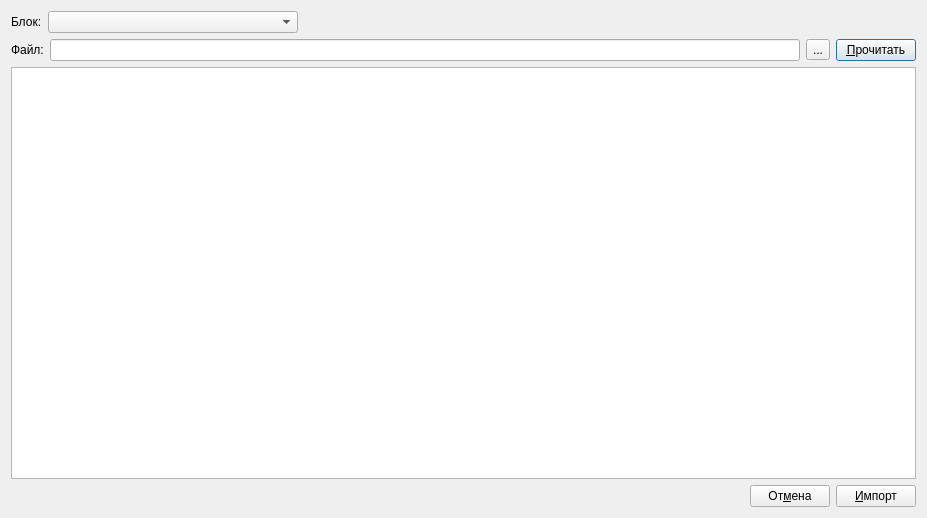
<?xml version="1.0" encoding="UTF-8"?>
<ui version="4.0">
 <class>ImportDialog</class>
 <widget class="QDialog" name="ImportDialog">
  <property name="geometry">
   <rect>
    <x>0</x>
    <y>0</y>
    <width>927</width>
    <height>518</height>
   </rect>
  </property>
  <property name="windowTitle">
   <string>Dialog</string>
  </property>
  <layout class="QVBoxLayout" name="verticalLayout">
   <item>
    <layout class="QHBoxLayout" name="horizontalLayout">
     <item>
      <widget class="QLabel" name="unitLabel">
       <property name="text">
        <string>Блок:</string>
       </property>
      </widget>
     </item>
     <item>
      <widget class="QComboBox" name="unitBox">
       <property name="minimumSize">
        <size>
         <width>250</width>
         <height>0</height>
        </size>
       </property>
      </widget>
     </item>
     <item>
      <spacer name="unitSpacer">
       <property name="orientation">
        <enum>Qt::Horizontal</enum>
       </property>
       <property name="sizeHint" stdset="0">
        <size>
         <width>40</width>
         <height>20</height>
        </size>
       </property>
      </spacer>
     </item>
    </layout>
   </item>
   <item>
    <layout class="QHBoxLayout" name="horizontalLayout_2">
     <item>
      <widget class="QLabel" name="fileLabel">
       <property name="text">
        <string>Файл:</string>
       </property>
      </widget>
     </item>
     <item>
      <widget class="QLineEdit" name="fileEdit"/>
     </item>
     <item>
      <widget class="QToolButton" name="fileButton">
       <property name="text">
        <string>...</string>
       </property>
      </widget>
     </item>
     <item>
      <widget class="QPushButton" name="readButton">
       <property name="text">
        <string>&amp;Прочитать</string>
       </property>
      </widget>
     </item>
    </layout>
   </item>
   <item>
    <widget class="QTableWidget" name="table"/>
   </item>
   <item>
    <layout class="QHBoxLayout" name="horizontalLayout_3">
     <item>
      <spacer name="horizontalSpacer">
       <property name="orientation">
        <enum>Qt::Horizontal</enum>
       </property>
       <property name="sizeHint" stdset="0">
        <size>
         <width>40</width>
         <height>20</height>
        </size>
       </property>
      </spacer>
     </item>
     <item>
      <widget class="QPushButton" name="cancelButton">
       <property name="text">
        <string>От&amp;мена</string>
       </property>
      </widget>
     </item>
     <item>
      <widget class="QPushButton" name="importButton">
       <property name="text">
        <string>&amp;Импорт</string>
       </property>
      </widget>
     </item>
    </layout>
   </item>
  </layout>
 </widget>
 <resources/>
 <connections/>
</ui>
